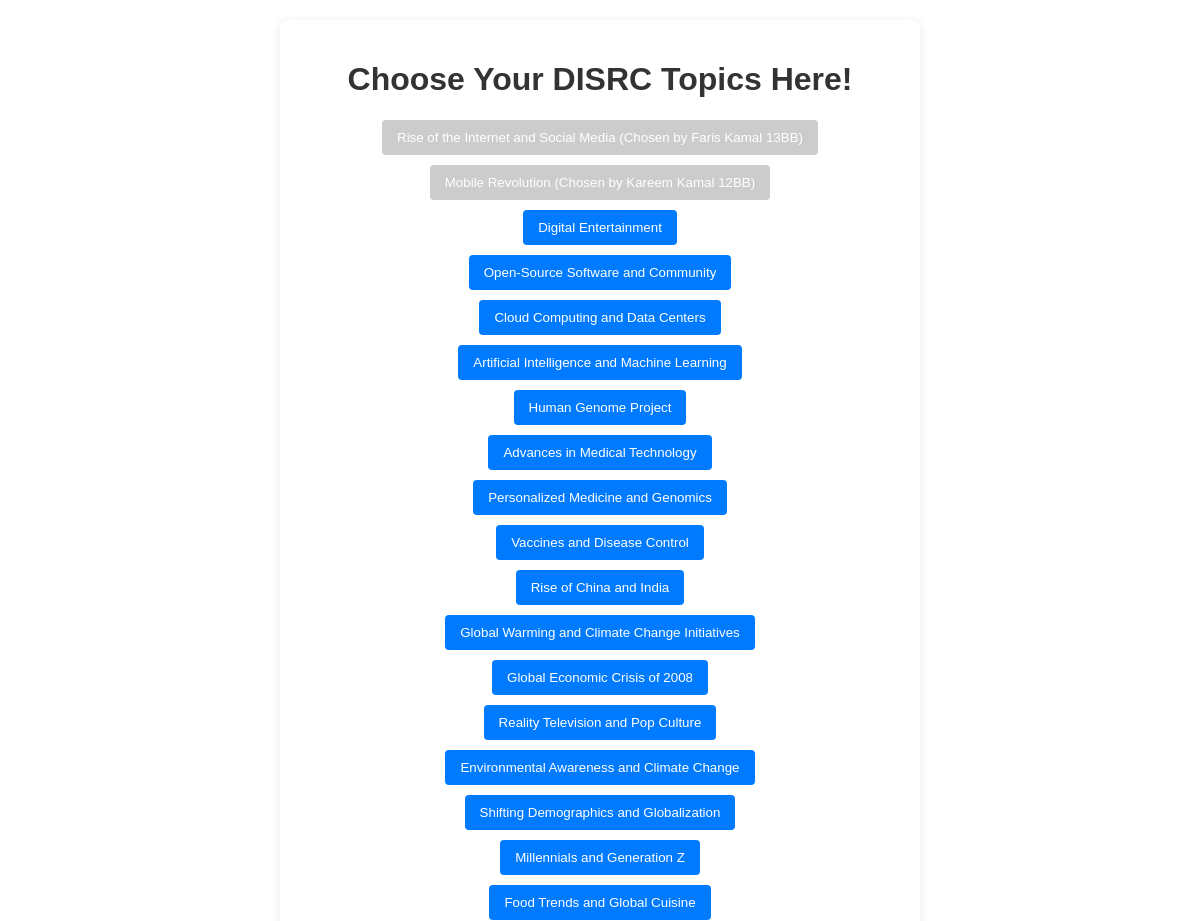
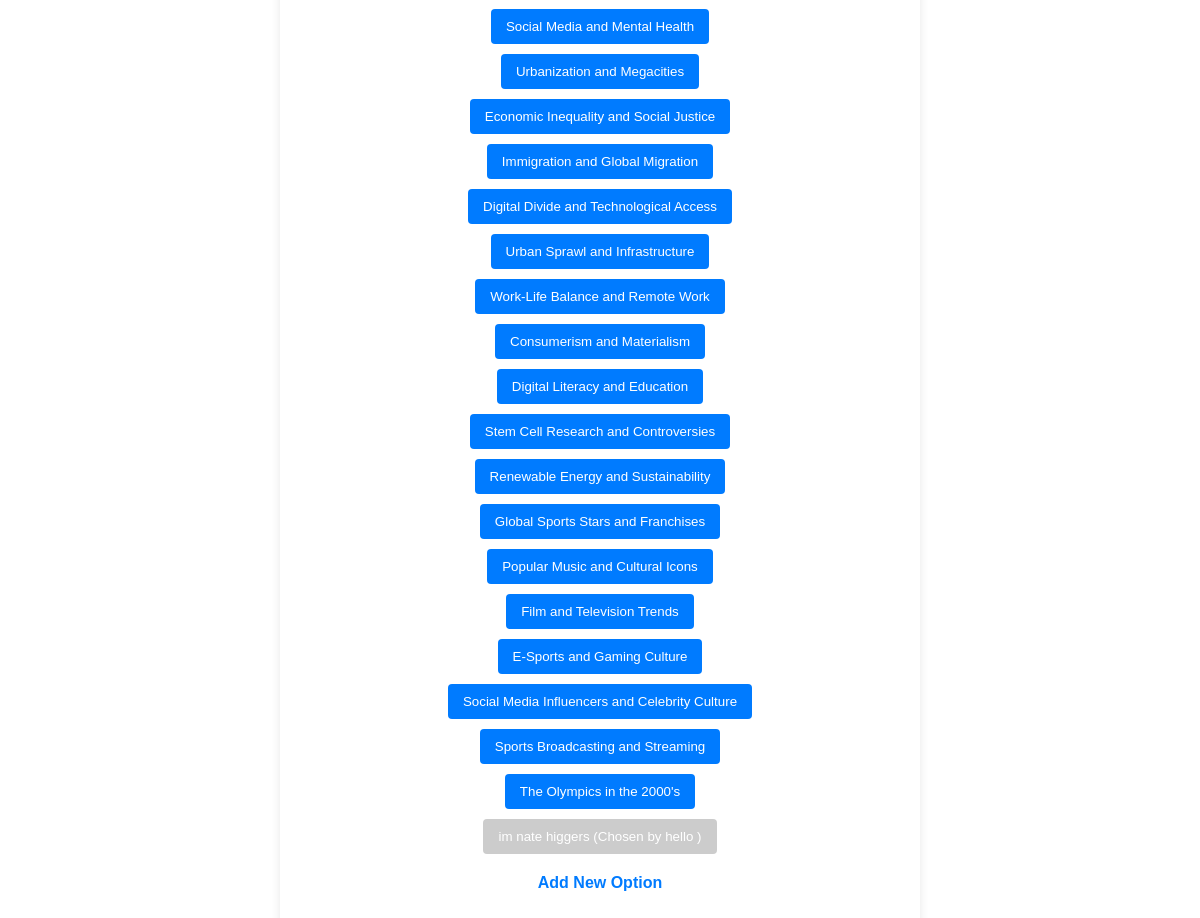
The page / on the database its author committed (2 pictures, top to bottom).
### tables this page shows
CREATE TABLE votes (id INTEGER PRIMARY KEY, voter_name TEXT UNIQUE, option_id INTEGER);

CREATE TABLE options (id INTEGER PRIMARY KEY, option TEXT UNIQUE, selected INTEGER DEFAULT 0);

### app.py (the view)
@app.route('/')
def poll():
    options = get_poll_options()
    return render_template('poll.html', options=options)

### app.py (called while the page is built)
def get_poll_options():
    conn = sqlite3.connect(DATABASE)
    c = conn.cursor()
    c.execute("""
        SELECT options.id, options.option, options.selected, votes.voter_name
        FROM options
        LEFT JOIN votes ON options.id = votes.option_id
    """)
    options = c.fetchall()
    conn.close()
    return options

### Polls Project/templates/poll.html (shortened to what this page needs)
<!DOCTYPE html>
<html lang="en">
<head>
  <link rel="stylesheet" href="{{ url_for('static', filename='style.css') }}">
</head>
<body>
  <div class="container">
    <h1>Choose Your DISRC Topics Here!</h1>
    <div id="poll-options">
      {% for option in options %}
        <div class="option">
          {% if option[2] == 0 %}
            <a href="{{ url_for('choose', option_id=option[0]) }}">
              <button class="vote-button">{{ option[1] }}</button>
            </a>
          {% else %}
            <button class="vote-button disabled" disabled>
              {{ option[1] }} (Chosen by {{ option[3] }})
            </button>
          {% endif %}
        </div>
      {% endfor %}
    </div>
    <a class="add-option" href="{{ url_for('add') }}">Add New Option</a>
  </div>
</body>
</html>

### Polls Project/static/style.css (style rules this page uses)
body { font-family: Arial, sans-serif; background-color: #ffffff; margin: 0; padding: 20px; }
.container { max-width: 600px; margin: auto; background: white; padding: 20px; border-radius: 8px; box-shadow: 0 2px 10px rgba(0, 0, 0, 0.1); }
h1, h3, h4 { text-align: center; color: #333; }
#poll-options { margin-top: 20px; }
.option { margin: 10px 0; text-align: center; }
.vote-button { background-color: #007BFF; color: white; border: none; border-radius: 4px; padding: 10px 15px; cursor: pointer; transition: background-color 0.3s; }
.vote-button.disabled { background-color: #ccc; cursor: not-allowed; }
.add-option { display: block; margin: 20px auto; text-align: center; color: #007BFF; text-decoration: none; font-weight: bold; }

### rows shown on the page
votes: option "Rise of the Internet and Social Media", voter_name "Faris Kamal 13BB"
votes: option "Mobile Revolution", voter_name "Kareem Kamal 12BB"
options: option "Digital Entertainment"
options: option "Open-Source Software and Community"
options: option "Cloud Computing and Data Centers"
options: option "Artificial Intelligence and Machine Learning"
options: option "Human Genome Project"
options: option "Advances in Medical Technology"
options: option "Personalized Medicine and Genomics"
options: option "Vaccines and Disease Control"
options: option "Rise of China and India"
options: option "Global Warming and Climate Change Initiatives"
options: option "Global Economic Crisis of 2008"
options: option "Reality Television and Pop Culture"
options: option "Environmental Awareness and Climate Change"
options: option "Shifting Demographics and Globalization"
options: option "Millennials and Generation Z"
options: option "Food Trends and Global Cuisine"
options: option "Social Media and Mental Health"
options: option "Urbanization and Megacities"
options: option "Economic Inequality and Social Justice"
options: option "Immigration and Global Migration"
options: option "Digital Divide and Technological Access"
options: option "Urban Sprawl and Infrastructure"
options: option "Work-Life Balance and Remote Work"
options: option "Consumerism and Materialism"
options: option "Digital Literacy and Education"
options: option "Stem Cell Research and Controversies"
options: option "Renewable Energy and Sustainability"
options: option "Global Sports Stars and Franchises"
options: option "Popular Music and Cultural Icons"
options: option "Film and Television Trends"
options: option "E-Sports and Gaming Culture"
options: option "Social Media Influencers and Celebrity Culture"
options: option "Sports Broadcasting and Streaming"
options: option "The Olympics in the 2000's"
votes: option "im nate higgers", voter_name "hello"
